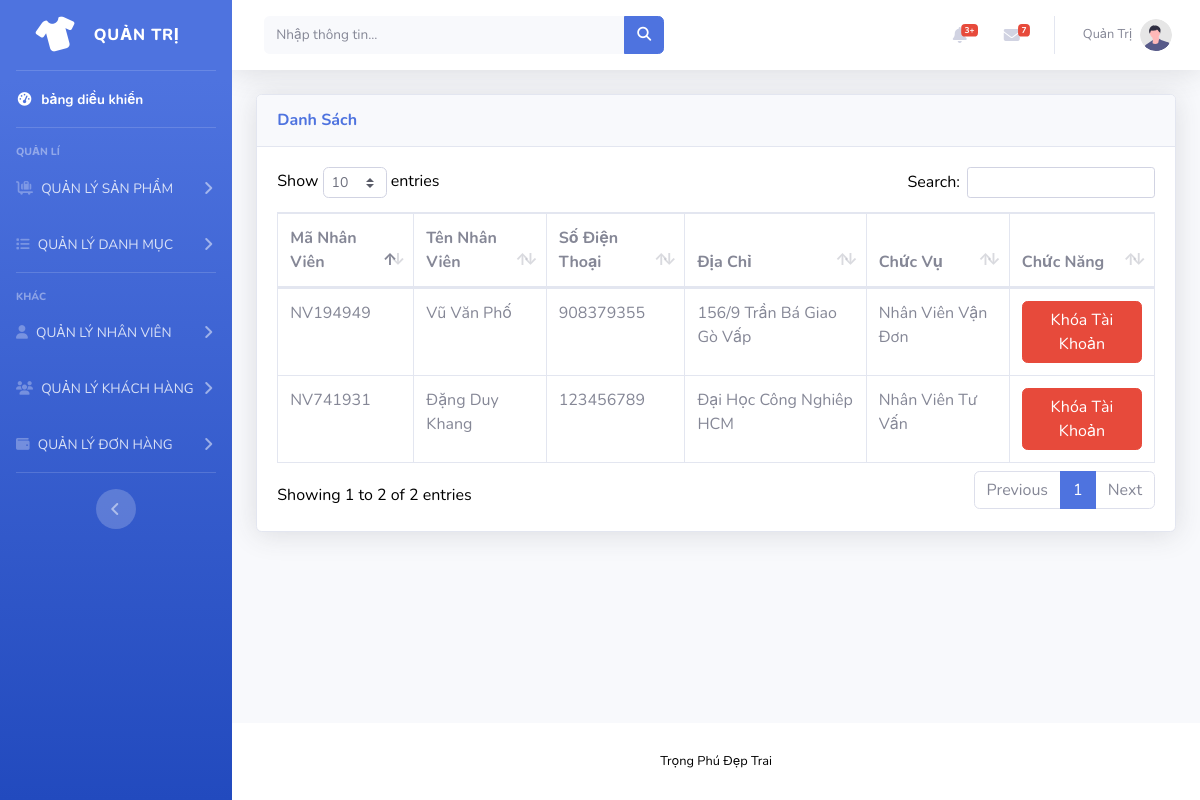
The page /admin/DS_taikhoan_NV.php on the database its author committed.
### tables this page shows
CREATE TABLE `taikhoan` (
  `id` int(10) UNSIGNED NOT NULL,
  `TaiKhoan` varchar(50) NOT NULL,
  `MatKhau` varchar(50) NOT NULL,
  `PhanQuyen` int(1) NOT NULL,
  `unique_id` int(255) NOT NULL,
  `TrangThai` varchar(255) NOT NULL,
  `Lock` int(1) NOT NULL DEFAULT 1
);

CREATE TABLE `nhanvienvandon` (
  `MaNV` varchar(255) NOT NULL,
  `TaiKhoan` varchar(255) NOT NULL,
  `HoTen` varchar(255) NOT NULL,
  `SDT` int(10) NOT NULL,
  `DiaChi` varchar(255) NOT NULL,
  `Hinh` varchar(50) NOT NULL
);

CREATE TABLE `phanquyen` (
  `MaQuyen` int(10) NOT NULL,
  `TenQuyen` varchar(50) NOT NULL
);

CREATE TABLE `nhanvientuvan` (
  `MaNV` varchar(255) NOT NULL DEFAULT '',
  `TaiKhoan` varchar(255) NOT NULL,
  `HoTen` varchar(255) NOT NULL,
  `SDT` int(10) NOT NULL,
  `DiaChi` varchar(255) NOT NULL,
  `Hinh` varchar(255) NOT NULL
);

### admin/class/cls_shop.php (the view, shortened to what this page needs)
<?php
class SHOP
{
	private function connect()
	{
    $hostname = "localhost";
    $username = "phugacod_phugacod_quanao";
    $password = "/*Phu@143*";
    $dbname = "phugacod_quanao";
		$conn = mysqli_connect($hostname, $username, $password, $dbname);
		if (!$conn) {
			echo "Database connection error" . mysqli_connect_error();
			exit();
		} else {
			mysqli_select_db($conn, $dbname);
			mysqli_set_charset($conn, 'UTF8');
			return $conn;
		}
	}
	public function load_tk_nv($sql)
	{
		$link = $this->connect();
		$ketqua = mysqli_query($link, $sql);
		$i = mysqli_num_rows($ketqua);
		if ($i > 0) {
			while ($row = mysqli_fetch_array($ketqua)) {
                $id = $row['id'];
				$MaNV = $row['MaNV'];
				$HoTen = $row['HoTen'];
				$SDT = $row['SDT'];
				$DiaChi = $row['DiaChi'];
				$TenQuyen = $row['TenQuyen'];
					echo '
                    <tr>
                        <td>'.$MaNV.'</td>
                        <td>'.$HoTen.'</td>
                        <td>'.$SDT.'</td>
						<td>'.$DiaChi.'</td>
                        <td>'.$TenQuyen.'</td>
                        <td style="text-align: center;">
							<a class="btn btn-danger" href="Delete_taikhoan.php?id=' . $id . ' " role="button">
								Khóa Tài Khoản
							</a>
                        </td>
                    </tr>';
			}
		} else {
			echo 'Không có dữ liệu';
		}
	}
}

### rows shown on the page
taikhoan: nhanvienvandon.MaNV "NV194949", nhanvienvandon.HoTen "Vũ Văn Phố", nhanvienvandon.SDT "908379355", nhanvienvandon.DiaChi "156/9 Trần Bá Giao Gò Vấp", phanquyen.TenQuyen "Nhân Viên Vận Đơn"
taikhoan: nhanvientuvan.MaNV "NV741931", nhanvientuvan.HoTen "Đặng Duy Khang", nhanvientuvan.SDT "123456789", nhanvientuvan.DiaChi "Đại Học Công Nghiêp HCM", phanquyen.TenQuyen "Nhân Viên Tư Vấn"
